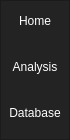
        <widget class="QFrame" name="frame_left_menu">
         <property name="minimumSize">
          <size>
           <width>70</width>
           <height>0</height>
          </size>
         </property>
         <property name="maximumSize">
          <size>
           <width>70</width>
           <height>16777215</height>
          </size>
         </property>
         <property name="styleSheet">
          <string notr="true">background-color: rgb(35, 35, 35);</string>
         </property>
         <property name="frameShape">
          <enum>QFrame::StyledPanel</enum>
         </property>
         <property name="frameShadow">
          <enum>QFrame::Raised</enum>
         </property>
         <layout class="QVBoxLayout" name="verticalLayout_3">
          <property name="leftMargin">
           <number>0</number>
          </property>
          <property name="topMargin">
           <number>0</number>
          </property>
          <property name="rightMargin">
           <number>0</number>
          </property>
          <property name="bottomMargin">
           <number>0</number>
          </property>
          <item>
           <widget class="QPushButton" name="btn_page_1">
            <property name="minimumSize">
             <size>
              <width>0</width>
              <height>40</height>
             </size>
            </property>
            <property name="styleSheet">
             <string notr="true">QPushButton {
	color: rgb(255, 255, 255);
	background-color: rgb(35, 35, 35);
	border: 0px solid;
}
QPushButton:hover {
	background-color: rgb(85, 170, 255);
}</string>
            </property>
            <property name="text">
             <string>Home</string>
            </property>
           </widget>
          </item>
          <item>
           <widget class="QPushButton" name="btn_page_2">
            <property name="minimumSize">
             <size>
              <width>0</width>
              <height>40</height>
             </size>
            </property>
            <property name="styleSheet">
             <string notr="true">QPushButton {
	color: rgb(255, 255, 255);
	background-color: rgb(35, 35, 35);
	border: 0px solid;
}
QPushButton:hover {
	background-color: rgb(85, 170, 255);
}</string>
            </property>
            <property name="text">
             <string>Analysis</string>
            </property>
           </widget>
          </item>
          <item>
           <widget class="QPushButton" name="btn_page_3">
            <property name="minimumSize">
             <size>
              <width>0</width>
              <height>40</height>
             </size>
            </property>
            <property name="styleSheet">
             <string notr="true">QPushButton {
	color: rgb(255, 255, 255);
	background-color: rgb(35, 35, 35);
	border: 0px solid;
}
QPushButton:hover {
	background-color: rgb(85, 170, 255);
}</string>
            </property>
            <property name="text">
             <string>Database</string>
            </property>
           </widget>
          </item>
          <item>
           <widget class="QFrame" name="frame_top_menus">
            <property name="enabled">
             <bool>true</bool>
            </property>
            <property name="frameShape">
             <enum>QFrame::NoFrame</enum>
            </property>
            <property name="frameShadow">
             <enum>QFrame::Raised</enum>
            </property>
            <layout class="QVBoxLayout" name="verticalLayout_4">
             <property name="spacing">
              <number>0</number>
             </property>
             <property name="sizeConstraint">
              <enum>QLayout::SetDefaultConstraint</enum>
             </property>
             <property name="leftMargin">
              <number>0</number>
             </property>
             <property name="topMargin">
              <number>0</number>
             </property>
             <property name="rightMargin">
              <number>0</number>
             </property>
             <property name="bottomMargin">
              <number>0</number>
             </property>
             <item>
              <widget class="QFrame" name="frame_21">
               <property name="frameShape">
                <enum>QFrame::StyledPanel</enum>
               </property>
               <property name="frameShadow">
                <enum>QFrame::Raised</enum>
               </property>
               <widget class="QPushButton" name="btn_page_4">
                <property name="geometry">
                 <rect>
                  <x>0</x>
                  <y>479</y>
                  <width>68</width>
                  <height>61</height>
                 </rect>
                </property>
                <property name="minimumSize">
                 <size>
                  <width>0</width>
                  <height>40</height>
                 </size>
                </property>
                <property name="styleSheet">
                 <string notr="true">QPushButton {
	color: rgb(255, 255, 255);
	background-color: rgb(35, 35, 35);
	border: 0px solid;
}
QPushButton:hover {
	background-color: rgb(85, 170, 255);
}</string>
                </property>
                <property name="text">
                 <string>Credits</string>
                </property>
               </widget>
              </widget>
             </item>
            </layout>
           </widget>
          </item>
         </layout>
        </widget>
